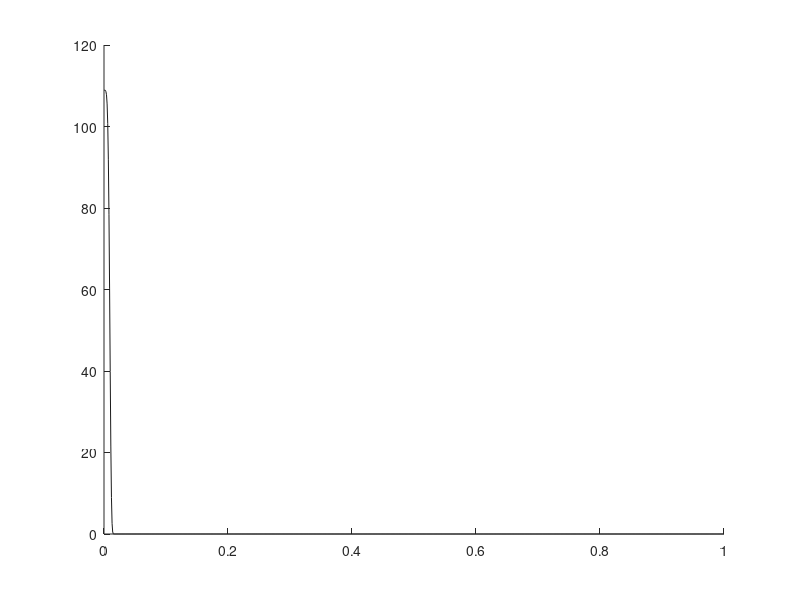
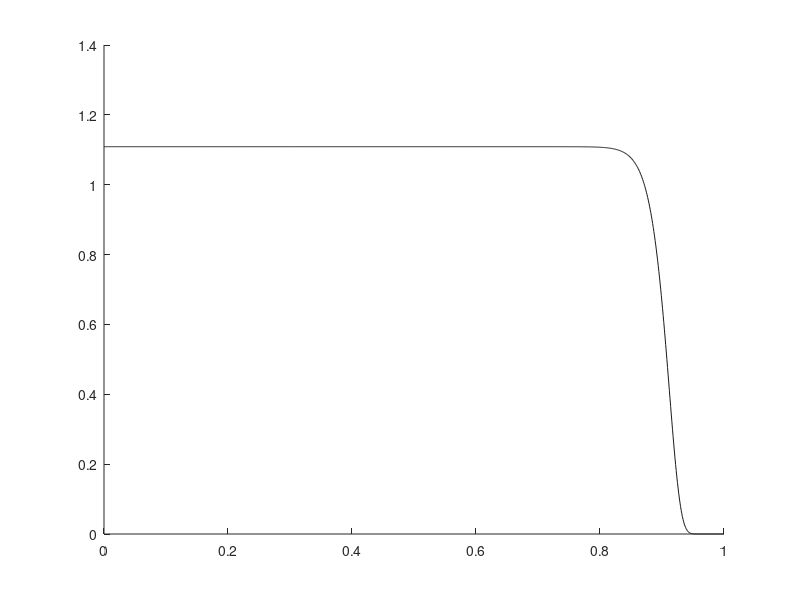

Write the MATLAB code that produced these figures, in order.
clc; clear; close all

d = 0.01;
tVec = linspace(0, 1, 1000);

figure
hold on
gray = linspace(0.1, 0.9, 20);
i = 0;
for b = 5 %:length(gray)
    i = i + 1;
    Cb = 1/gamma((b+1)/b);
    k = @(t) Cb / d * exp(-(t / d).^b);
    plot(tVec, k(tVec), 'color', gray(i) * ones(1, 3))
end
ylim = get(gca, 'yLim')

figure
hold on
i = 0;
for b = 50 % :length(gray)
    i = i + 1;
    Cb = 1/gamma((b+1)/b);
    k = @(t) Cb / d^(1/b) * exp(-t.^b / d);
    plot(tVec, k(tVec), 'color', gray(i) * ones(1, 3))
end
% set(gca, 'ylim', ylim)

% d = 1.0;
% figure
% hold on
% i = 0;
% for b = 1:length(gray)
%     i = i + 1;
%     Cb = 1/gamma((b+1)/b);
%     k = @(t) Cb / d^(1/b) * exp(-t.^b / d);
%     plot(tVec, k(tVec), 'color', gray(i) * ones(1, 3))
% end
% set(gca, 'ylim', ylim)